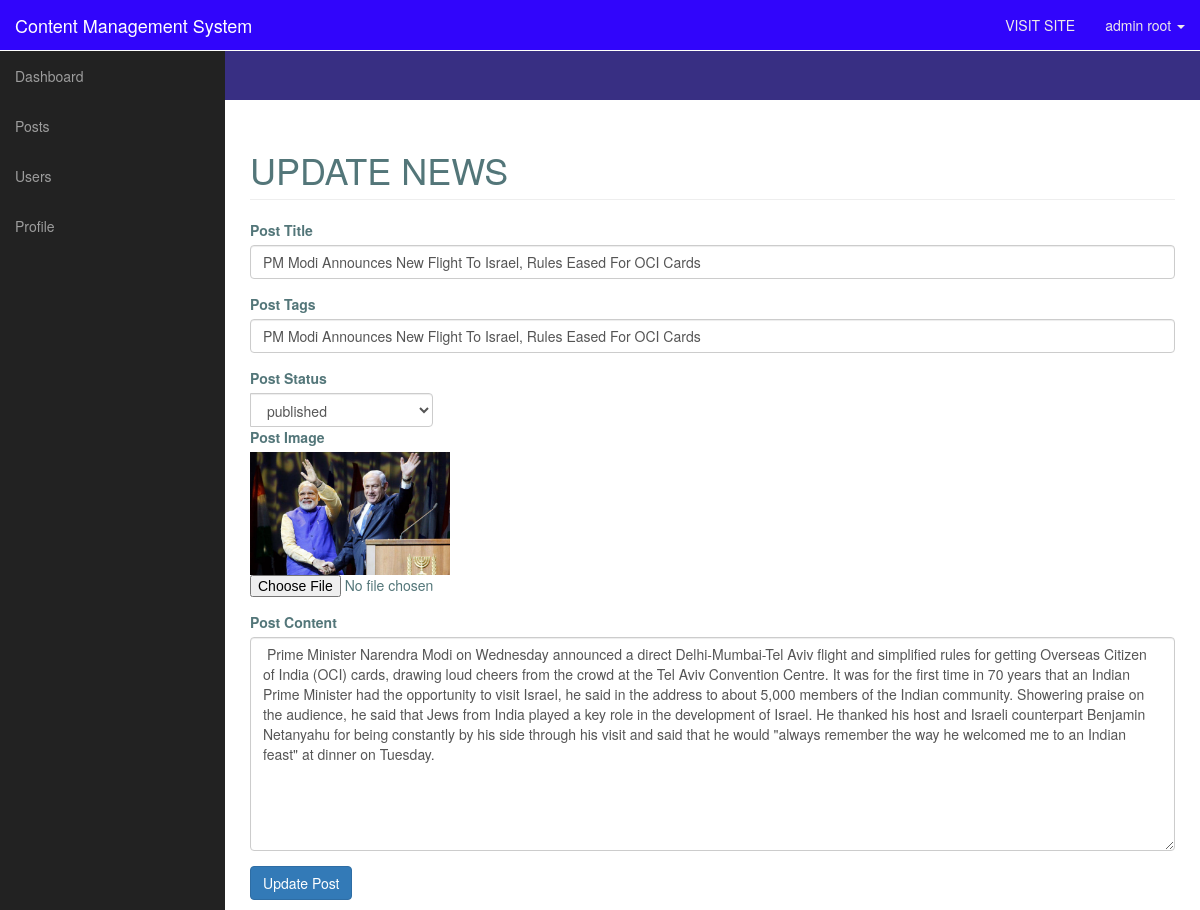
The page /CMS_Task_1/admin/editposts.php?id=34 (signed in) on the database its author committed.
### tables this page shows
CREATE TABLE `posts` (
  `id` int(4) NOT NULL,
  `title` varchar(225) NOT NULL,
  `author` varchar(225) NOT NULL,
  `postdate` date NOT NULL,
  `image` text NOT NULL,
  `video` text NOT NULL,
  `content` text NOT NULL,
  `updated_on` timestamp NOT NULL DEFAULT current_timestamp() ON UPDATE current_timestamp(),
  `status` varchar(225) NOT NULL,
  `tag` varchar(300) NOT NULL
);

### CMS_Task_1/admin/editposts.php (the view, shortened to what this page needs)
<?php include 'includes/adminheader.php';?>
<?php
if (isset($_GET['id'])) {
	$id = mysqli_real_escape_string($conn, $_GET['id']);
}
else {
	header('location:posts.php');
}
$currentuser = $_SESSION['firstname'];
if ($_SESSION['role'] == 'superadmin') {
$query = "SELECT * FROM posts WHERE id='$id'";
}
else {
    $query = "SELECT * FROM posts WHERE id='$id' AND author = '$currentuser'" ;
}
$run_query = mysqli_query($conn, $query) or die(mysqli_error($conn));
if (mysqli_num_rows($run_query) > 0 ) {
while ($row = mysqli_fetch_array($run_query)) {
	$post_title = $row['title'];
	$post_image = $row['image'];
	$post_content = $row['content'];
	$post_tags = $row['tag'];
	$post_status = $row['status'];
    ?>
    <?php
}
}
?>
<div id="wrapper">
       <?php include 'includes/adminnav.php';?>
        <div id="page-wrapper">
            <div class="container-fluid">
                <div class="row">
                    <div class="col-lg-12">
                        <h1 class="page-header">
                            UPDATE NEWS
                        </h1>
                        <form role="form" action="" method="POST" enctype="multipart/form-data">
	<div class="form-group">
		<label for="post_title">Post Title</label>
		<input type="text" name="title" class="form-control" value="<?php echo $post_title;  ?>">
	</div>
	<div class="form-group">
		<label for="post_tags">Post Tags</label>
		<input type="text" name="tags" class="form-control" value="<?php echo  $post_tags; ?>">
	</div>
	<div class="input-group">
		<label for="post_status">Post Status</label>
			<select name="status" class="form-control">
			<?php if($_SESSION['role'] == 'user') { echo "<option value='draft' >draft</option>"; } else { ?>
        <option value="<?php  echo $post_status; ?>"><?php  echo  $post_status;  ?></option>>
<?php
}
?>
</select>
	</div>
    <div class="form-group">
        <label for="post_image">Post Image</label>
		<img class="img-responsive" width="200" src="../allpostpics/<?php echo $post_image; ?>" alt="Photo">
		<input type="file" name="image">
    </div>
	<div class="form-group">
		<label for="post_content">Post Content</label>
		<textarea  class="form-control" name="content" id="" cols="30" rows="10"><?php  echo $post_content;  ?>
		</textarea>
	</div>
	<button type="submit" name="update" class="btn btn-primary" value="Update Post">Update Post</button>
</form>
</div>
</div>
</div>
</div>
</div>
</body>
</html>

### CMS_Task_1/admin/css/sb-admin.css (style rules this page uses)
body { margin-top: 100px; background-color: #222; }
@media (min-width:768px) { body { margin-top: 50px; } }
#wrapper { padding-left: 0; }
#page-wrapper { width: 100%; padding: 0; background-color: #fff; }
@media (min-width:768px) { #wrapper { padding-left: 225px; } }
@media (min-width:768px) { #page-wrapper { padding: 10px; } }

### CMS_Task_1/admin/includes/adminheader.php (style rules this page uses)
body { margin-top: 100px; background-color: #382f83; color: #537679; }

### rows shown on the page
posts: title "PM Modi Announces New Flight To Israel, Rules Eased For OCI Cards", tags "PM Modi Announces New Flight To Israel, Rules Eased For OCI Cards", status "published", image (picture), content "Prime Minister Narendra Modi on Wednesday announced a direct Delhi-Mumbai-Tel Aviv flight and simplified rules for getting Overseas Citizen of India (OCI) cards, drawing loud cheers from the crowd at the Tel Aviv Convention Centre. It was for the first time in 70 years that an Indian Prime Minister had the opportunity to visit Israel, he said in the address to about 5,000 members of the Indian community. Showering praise on the audience, he said that Jews from India played a key role in the development of Israel. He thanked his host and Israeli counterpart Benjamin Netanyahu for being constantly by his side through his visit and said that he would \"always remember the way he welcomed me to…"

### other values the page prints
$_SESSION['firstname'] "admin"
$_SESSION['lastname'] "root"
